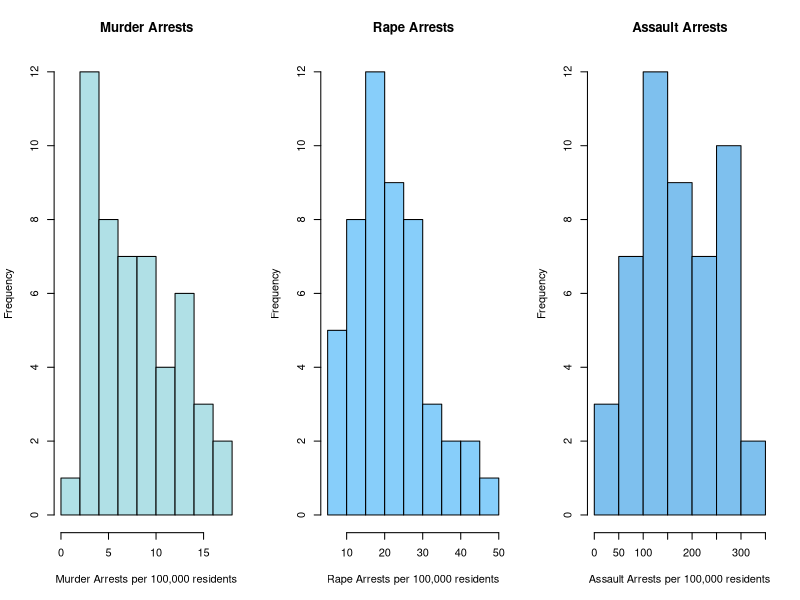
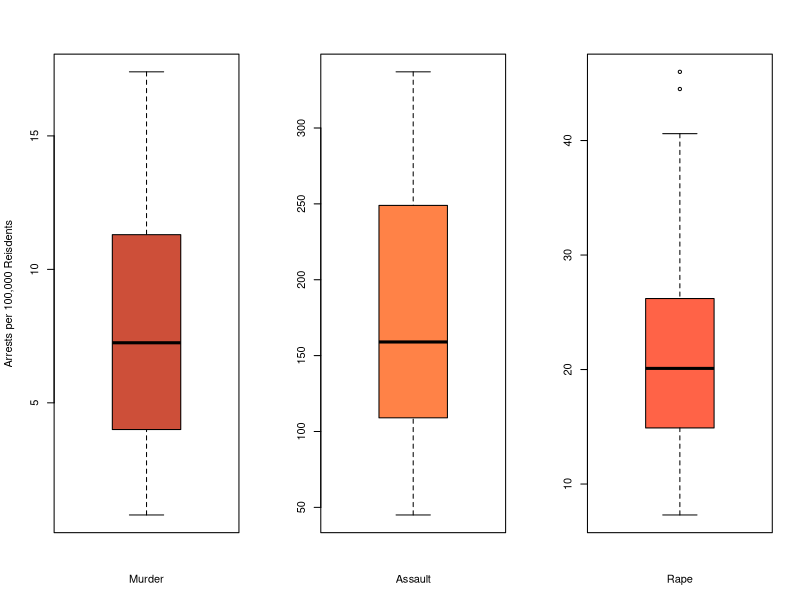
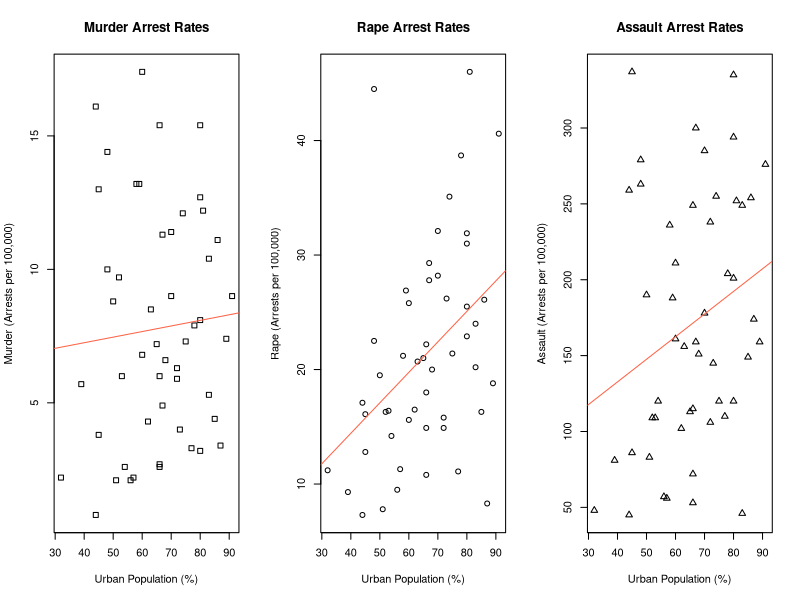

R code for these plots, in order:
## ---- chunk 1
#use "USArrests" data set within R
data("USArrests")
?USArrests
## ---- chunk 2
summary(USArrests)
## ---- chunk 3
names(USArrests)
## ---- chunk 4
old.par <- par(mfrow=c(1, 3))
hist(USArrests$Murder, main = 'Murder Arrests', xlab = 'Murder Arrests per 100,000 residents', col="powderblue")
hist(USArrests$Rape, main = 'Rape Arrests', xlab = 'Rape Arrests per 100,000 residents', col="lightskyblue")
hist(USArrests$Assault, main = 'Assault Arrests', xlab = 'Assault Arrests per 100,000 residents', col="skyblue2")
par(old.par)
## ---- chunk 5
attach(USArrests)
par(mfrow=c(1,3)) 
# create simple boxplots, with labels and colors
boxplot(USArrests$Murder, col="tomato3", xlab="Murder", ylab="Arrests per 100,000 Reisdents")
boxplot(USArrests$Assault, col="sienna1", xlab="Assault")
boxplot(USArrests$Rape, col="tomato", xlab="Rape")
## ---- chunk 6
old.par <- par(mfrow=c(1, 3))
#plot of Urban Population vs. Murders
plot(x = USArrests$UrbanPop, y = USArrests$Murder,xlab = "Urban Population (%)", ylab = "Murder (Arrests per 100,000)", pch=0)
title("Murder Arrest Rates")
fit <- lm(USArrests$Murder ~ USArrests$UrbanPop)   # Murder 'as a linear function of' Urban Population
abline(fit,  col="tomato")

#plot of Urban Population vs. Rapes
plot(x = USArrests$UrbanPop, y = USArrests$Rape,xlab = "Urban Population (%)", ylab = "Rape (Arrests per 100,000)", pch=1)
title("Rape Arrest Rates")
fit <- lm(USArrests$Rape ~ USArrests$UrbanPop)   # Rape 'as a linear function of' Urban Population
abline(fit, col="tomato")

#plot of Urban Population vs. Assault
plot(x = USArrests$UrbanPop, y = USArrests$Assault,xlab = "Urban Population (%)", ylab = "Assault (Arrests per 100,000)", pch=2)
title("Assault Arrest Rates")
fit <- lm(USArrests$Assault ~ USArrests$UrbanPop)   # Assault 'as a linear function of' Urban Population
abline(fit, col="tomato")
par(old.par)
## ---- chunk 7
cor.test(log(USArrests$UrbanPop), USArrests$Assault)
## ---- chunk 8
cor.test(log(USArrests$UrbanPop), USArrests$Rape)
## ---- chunk 9
cor.test(log(USArrests$UrbanPop), USArrests$Murder)
